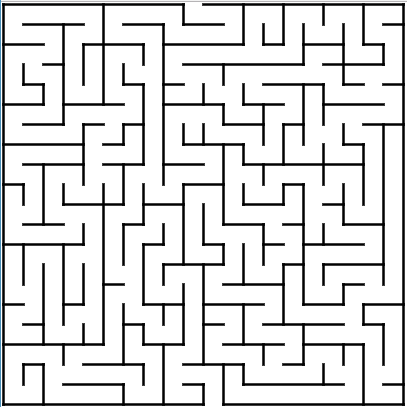
#> input picture maze.png, 407 x 407 px
$ python script.py
#> lines starting #> are read from the running program, lines starting #| are printed output that depends on the picture; after the words box and inside, x2 and y2 are one past the last pixel; in counts of white or black regions, pixels touching at a corner belong together
import cv2
import numpy as np
from collections import deque

# Load and process the maze image
ImagePath = "maze.png"
MazeImage = cv2.imread(ImagePath, cv2.IMREAD_GRAYSCALE)
#> MazeImage: shape (407, 407); min 0, max 255, mean 220.4
_, BinaryMaze = cv2.threshold(MazeImage, 128, 255, cv2.THRESH_BINARY)
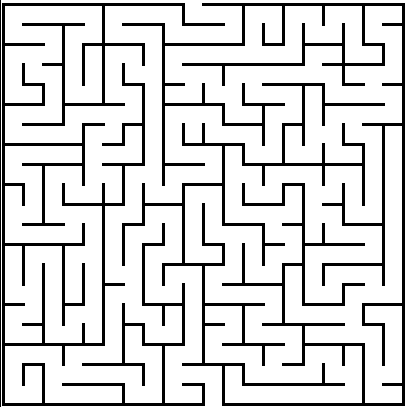
#> BinaryMaze: shape (407, 407); 83.8% white; 3 black regions, box (x1, y1, x2, y2) and area: (122, 3, 405, 406) 15549, (2, 3, 225, 406) 10809, (0, 0, 1, 407) 407
MazeArra = (BinaryMaze == 255).astype(int)  # 1 for paths, 0 for walls

StartPosition = (5, 192)
EndPosition = (400, 210)

# BFS Algorithm
def bfsAlgorithem(maze, start, end):
#> called with start = (5, 192), end = (400, 210)
    rows, cols = maze.shape
#> rows = 407; cols = 407
    directions = [(-1, 0), (1, 0), (0, -1), (0, 1)]  # Up, Down, Left, Right
    visited = np.zeros_like(maze)  # To keep track of visited nodes
    queue = deque([start])  # Queue only stores coordinates
    parent = {}  # Dictionary to reconstruct path

    visited[start] = 1

    while queue:
        currentRow, currentCol = queue.popleft()

        # Check if destination is reached
        if (currentRow, currentCol) == end:
            path = []
            while (currentRow, currentCol) in parent:
                path.append((currentRow, currentCol))
                currentRow, currentCol = parent[(currentRow, currentCol)]
            path.reverse()
            return path

        # Explore neighbors
        for dr, dc in directions:
            newRow, newCol = currentRow + dr, currentCol + dc

            # Check bounds and if the cell is a path and not visited
            if 0 <= newRow < rows and 0 <= newCol < cols:
                if maze[newRow, newCol] == 1 and not visited[newRow, newCol]:
                    visited[newRow, newCol] = 1
                    parent[(newRow, newCol)] = (currentRow, currentCol)
                    queue.append((newRow, newCol))
    return None

# Find the path using BFS
Path = bfsAlgorithem(MazeArra, StartPosition, EndPosition)
#> Path = 789 pairs, first value 6 to 400, second value 121 to 225

if Path:
    # Draw final path
    for row, col in Path:
        cv2.circle(BinaryMaze, (col, row), 1, (0, 0, 255), -1)
        cv2.imshow("Final Path", BinaryMaze)
        cv2.waitKey(1)
#> this loop made 789 passes
#> (row, col) on passes 1 to 3: (6, 192), (7, 192), (8, 192)
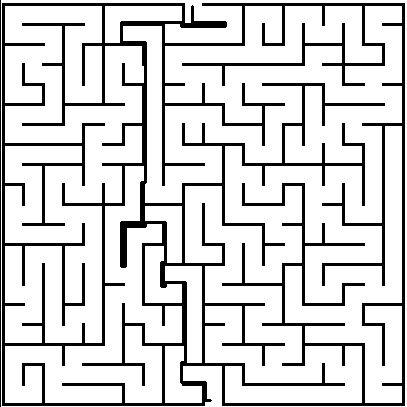
#> BinaryMaze: shape (407, 407); 82.8% white; 2 black regions, box (x1, y1, x2, y2) and area: (2, 3, 405, 406) 28109, (0, 0, 1, 407) 407
    cv2.waitKey(0)
else:
    print("No path found.")
